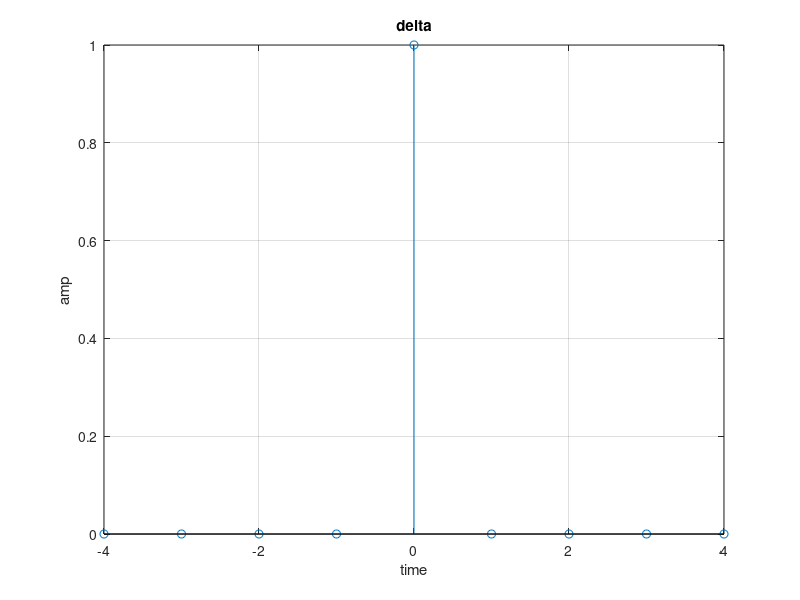
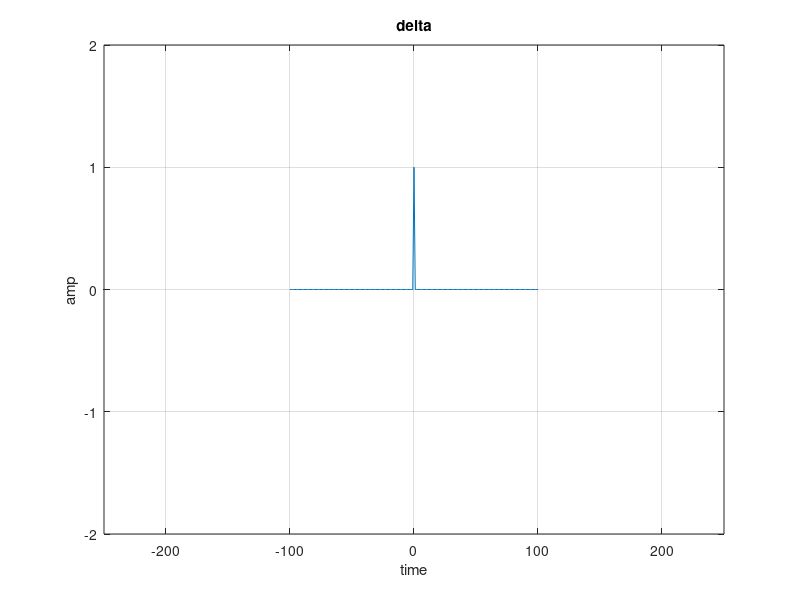
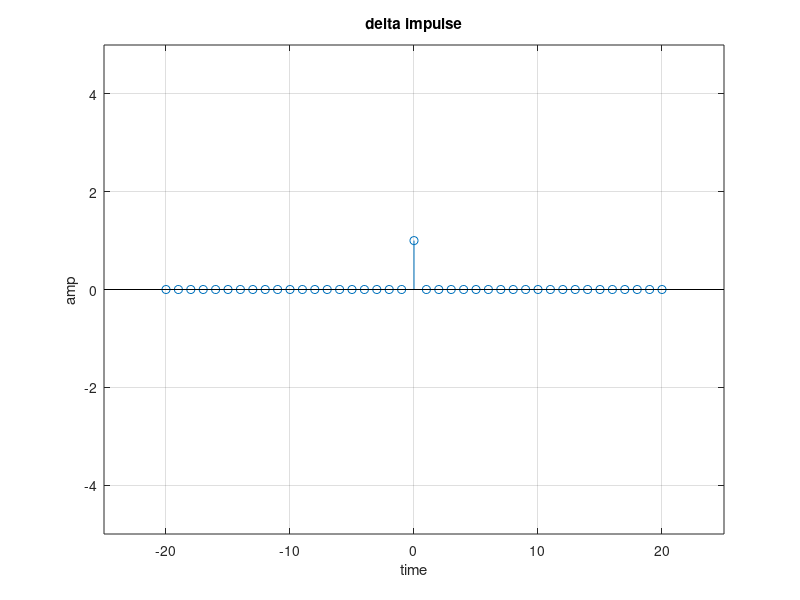
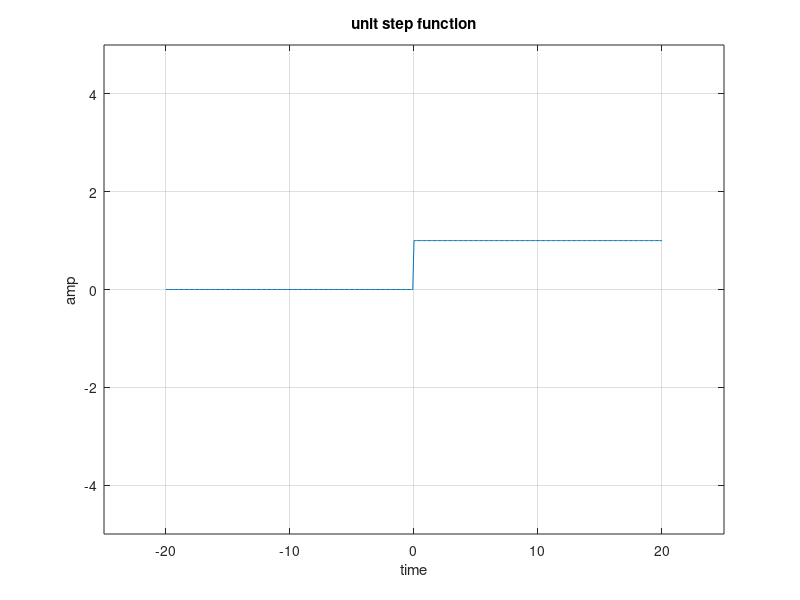

MATLAB code for these plots, in order:
%% delta function in time %%
close all;
clear;
clc;
n = -4 : 4 ;
delta_n = [0,0,0,0,1,0,0,0,0];
stem(n,delta_n);
xlabel('time');
ylabel('amp');
title('delta');
grid ON;
%% delta function 2nd method %%
n = -100 : 100;
delta_n = [zeros(1,100) 1 zeros(1,100)];
figure;
plot(n,delta_n);
xlabel('time');
ylabel('amp');
title('delta');
axis([-250,250,-2,2]);

grid ON;
%% delta impulse 3rd method
n = -20 : 20;
delta_n =n==0;
figure;
stem(n,delta_n);
xlabel('time');
ylabel('amp');
title('delta impulse');
axis([-25,25,-5,5]);
grid ON;
%% unit step function
n = -20 :0.1: 20;
delta_n =n>=0;
figure;
plot(n,delta_n);
xlabel('time');
ylabel('amp');
title('unit step function');
axis([-25,25,-5,5]);
grid ON;

%% sinc function
t = -10 : 0.0001 : 10;
a = sin(t) ./ t ;
figure;
plot(t,a);
xlabel('time');
ylabel('amp');
title('sinc function');
axis([-12,12,-3,3]);
grid ON;
close all;
%% sin wave
t = -10 :0.1: 10;
a = sin( 2 * pi * t * 0.1 - pi/2);   %% it becomes cosine
figure;
stem(t,a);
xlabel('time');
ylabel('amp');
title('sin function with shift 90?');
%axis([-12,12,-3,3]);
grid ON;
close all;
%% 